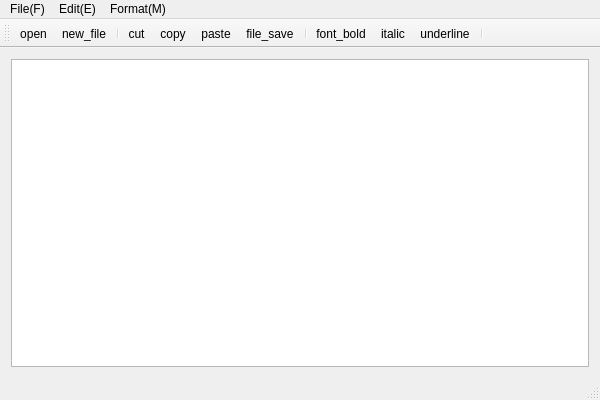
<?xml version="1.0" encoding="UTF-8"?>
<ui version="4.0">
 <class>MainWindow</class>
 <widget class="QMainWindow" name="MainWindow">
  <property name="geometry">
   <rect>
    <x>0</x>
    <y>0</y>
    <width>600</width>
    <height>400</height>
   </rect>
  </property>
  <property name="minimumSize">
   <size>
    <width>600</width>
    <height>400</height>
   </size>
  </property>
  <property name="windowTitle">
   <string>MainWindow</string>
  </property>
  <widget class="QWidget" name="centralWidget">
   <layout class="QHBoxLayout" name="horizontalLayout">
    <item>
     <widget class="QTextEdit" name="textEdit"/>
    </item>
   </layout>
  </widget>
  <widget class="QMenuBar" name="menuBar">
   <property name="geometry">
    <rect>
     <x>0</x>
     <y>0</y>
     <width>600</width>
     <height>17</height>
    </rect>
   </property>
   <widget class="QMenu" name="menuFile_F">
    <property name="title">
     <string>File(F)</string>
    </property>
    <addaction name="actionopen"/>
    <addaction name="actionnew_file"/>
    <addaction name="actionfile_save"/>
    <addaction name="separator"/>
    <addaction name="actionclose"/>
   </widget>
   <widget class="QMenu" name="menuEdit_E">
    <property name="title">
     <string>Edit(E)</string>
    </property>
    <addaction name="actioncut"/>
    <addaction name="actioncopy"/>
    <addaction name="actionpaste"/>
    <addaction name="separator"/>
    <addaction name="actionundo"/>
    <addaction name="actionredo"/>
    <addaction name="separator"/>
    <addaction name="actionselect_all"/>
    <addaction name="actionclear"/>
   </widget>
   <widget class="QMenu" name="menuFormat_M">
    <property name="title">
     <string>Format(M)</string>
    </property>
    <widget class="QMenu" name="menulanguage">
     <property name="title">
      <string>language</string>
     </property>
     <addaction name="actionenglish"/>
     <addaction name="actionchinese"/>
    </widget>
    <addaction name="actionfont_bold"/>
    <addaction name="actionitalic"/>
    <addaction name="actionunderline"/>
    <addaction name="separator"/>
    <addaction name="actiontoggletext"/>
    <addaction name="menulanguage"/>
   </widget>
   <addaction name="menuFile_F"/>
   <addaction name="menuEdit_E"/>
   <addaction name="menuFormat_M"/>
  </widget>
  <widget class="QToolBar" name="mainToolBar">
   <property name="autoFillBackground">
    <bool>false</bool>
   </property>
   <property name="toolButtonStyle">
    <enum>Qt::ToolButtonTextUnderIcon</enum>
   </property>
   <attribute name="toolBarArea">
    <enum>TopToolBarArea</enum>
   </attribute>
   <attribute name="toolBarBreak">
    <bool>false</bool>
   </attribute>
   <addaction name="actionopen"/>
   <addaction name="actionnew_file"/>
   <addaction name="separator"/>
   <addaction name="actioncut"/>
   <addaction name="actioncopy"/>
   <addaction name="actionpaste"/>
   <addaction name="actionfile_save"/>
   <addaction name="separator"/>
   <addaction name="actionfont_bold"/>
   <addaction name="actionitalic"/>
   <addaction name="actionunderline"/>
   <addaction name="separator"/>
  </widget>
  <widget class="QStatusBar" name="statusBar"/>
  <action name="actionopen">
   <property name="icon">
    <iconset resource="res.qrc">
     <normaloff>:/icons/images/122.bmp</normaloff>:/icons/images/122.bmp</iconset>
   </property>
   <property name="text">
    <string>open</string>
   </property>
   <property name="toolTip">
    <string>open files</string>
   </property>
  </action>
  <action name="actioncut">
   <property name="icon">
    <iconset resource="res.qrc">
     <normaloff>:/icons/images/200.bmp</normaloff>:/icons/images/200.bmp</iconset>
   </property>
   <property name="text">
    <string>cut</string>
   </property>
   <property name="toolTip">
    <string>cut</string>
   </property>
  </action>
  <action name="actioncopy">
   <property name="icon">
    <iconset resource="res.qrc">
     <normaloff>:/icons/images/202.bmp</normaloff>:/icons/images/202.bmp</iconset>
   </property>
   <property name="text">
    <string>copy</string>
   </property>
  </action>
  <action name="actionpaste">
   <property name="icon">
    <iconset resource="res.qrc">
     <normaloff>:/icons/images/204.bmp</normaloff>:/icons/images/204.bmp</iconset>
   </property>
   <property name="text">
    <string>paste</string>
   </property>
  </action>
  <action name="actionfont_bold">
   <property name="checkable">
    <bool>true</bool>
   </property>
   <property name="icon">
    <iconset resource="res.qrc">
     <normaloff>:/icons/images/500.bmp</normaloff>:/icons/images/500.bmp</iconset>
   </property>
   <property name="text">
    <string>font_bold</string>
   </property>
  </action>
  <action name="actionitalic">
   <property name="checkable">
    <bool>true</bool>
   </property>
   <property name="icon">
    <iconset resource="res.qrc">
     <normaloff>:/icons/images/502.bmp</normaloff>:/icons/images/502.bmp</iconset>
   </property>
   <property name="text">
    <string>italic</string>
   </property>
  </action>
  <action name="actionunderline">
   <property name="checkable">
    <bool>true</bool>
   </property>
   <property name="icon">
    <iconset resource="res.qrc">
     <normaloff>:/icons/images/504.bmp</normaloff>:/icons/images/504.bmp</iconset>
   </property>
   <property name="text">
    <string>underline</string>
   </property>
  </action>
  <action name="actionclose">
   <property name="icon">
    <iconset resource="res.qrc">
     <normaloff>:/icons/images/132.bmp</normaloff>:/icons/images/132.bmp</iconset>
   </property>
   <property name="text">
    <string>close</string>
   </property>
  </action>
  <action name="actiontoggletext">
   <property name="text">
    <string>toggletext</string>
   </property>
  </action>
  <action name="actionclear">
   <property name="icon">
    <iconset resource="res.qrc">
     <normaloff>:/icons/images/212.bmp</normaloff>:/icons/images/212.bmp</iconset>
   </property>
   <property name="text">
    <string>clear</string>
   </property>
  </action>
  <action name="actionundo">
   <property name="icon">
    <iconset resource="res.qrc">
     <normaloff>:/icons/images/206.bmp</normaloff>:/icons/images/206.bmp</iconset>
   </property>
   <property name="text">
    <string>undo</string>
   </property>
  </action>
  <action name="actionredo">
   <property name="icon">
    <iconset resource="res.qrc">
     <normaloff>:/icons/images/208.bmp</normaloff>:/icons/images/208.bmp</iconset>
   </property>
   <property name="text">
    <string>redo</string>
   </property>
  </action>
  <action name="actionselect_all">
   <property name="text">
    <string>select_all</string>
   </property>
  </action>
  <action name="actionnew_file">
   <property name="icon">
    <iconset resource="res.qrc">
     <normaloff>:/icons/images/100.bmp</normaloff>:/icons/images/100.bmp</iconset>
   </property>
   <property name="text">
    <string>new_file</string>
   </property>
  </action>
  <action name="actionfile_save">
   <property name="icon">
    <iconset resource="res.qrc">
     <normaloff>:/icons/images/104.bmp</normaloff>:/icons/images/104.bmp</iconset>
   </property>
   <property name="text">
    <string>file_save</string>
   </property>
  </action>
  <action name="actionchinese">
   <property name="icon">
    <iconset resource="res.qrc">
     <normaloff>:/icons/images/CN.jpg</normaloff>:/icons/images/CN.jpg</iconset>
   </property>
   <property name="text">
    <string>chinese</string>
   </property>
  </action>
  <action name="actionenglish">
   <property name="icon">
    <iconset resource="res.qrc">
     <normaloff>:/icons/images/timg2.jpg</normaloff>:/icons/images/timg2.jpg</iconset>
   </property>
   <property name="text">
    <string>english</string>
   </property>
  </action>
 </widget>
 <layoutdefault spacing="6" margin="11"/>
 <resources>
  <include location="res.qrc"/>
 </resources>
 <connections>
  <connection>
   <sender>actioncut</sender>
   <signal>triggered()</signal>
   <receiver>textEdit</receiver>
   <slot>cut()</slot>
   <hints>
    <hint type="sourcelabel">
     <x>-1</x>
     <y>-1</y>
    </hint>
    <hint type="destinationlabel">
     <x>197</x>
     <y>166</y>
    </hint>
   </hints>
  </connection>
  <connection>
   <sender>actionpaste</sender>
   <signal>triggered()</signal>
   <receiver>textEdit</receiver>
   <slot>paste()</slot>
   <hints>
    <hint type="sourcelabel">
     <x>-1</x>
     <y>-1</y>
    </hint>
    <hint type="destinationlabel">
     <x>197</x>
     <y>166</y>
    </hint>
   </hints>
  </connection>
  <connection>
   <sender>actioncopy</sender>
   <signal>triggered()</signal>
   <receiver>textEdit</receiver>
   <slot>copy()</slot>
   <hints>
    <hint type="sourcelabel">
     <x>-1</x>
     <y>-1</y>
    </hint>
    <hint type="destinationlabel">
     <x>197</x>
     <y>166</y>
    </hint>
   </hints>
  </connection>
  <connection>
   <sender>actionundo</sender>
   <signal>triggered()</signal>
   <receiver>textEdit</receiver>
   <slot>undo()</slot>
   <hints>
    <hint type="sourcelabel">
     <x>-1</x>
     <y>-1</y>
    </hint>
    <hint type="destinationlabel">
     <x>197</x>
     <y>166</y>
    </hint>
   </hints>
  </connection>
  <connection>
   <sender>actionredo</sender>
   <signal>triggered()</signal>
   <receiver>textEdit</receiver>
   <slot>redo()</slot>
   <hints>
    <hint type="sourcelabel">
     <x>-1</x>
     <y>-1</y>
    </hint>
    <hint type="destinationlabel">
     <x>197</x>
     <y>166</y>
    </hint>
   </hints>
  </connection>
  <connection>
   <sender>actionclear</sender>
   <signal>triggered()</signal>
   <receiver>textEdit</receiver>
   <slot>clear()</slot>
   <hints>
    <hint type="sourcelabel">
     <x>-1</x>
     <y>-1</y>
    </hint>
    <hint type="destinationlabel">
     <x>197</x>
     <y>166</y>
    </hint>
   </hints>
  </connection>
  <connection>
   <sender>actionclose</sender>
   <signal>triggered()</signal>
   <receiver>MainWindow</receiver>
   <slot>close()</slot>
   <hints>
    <hint type="sourcelabel">
     <x>-1</x>
     <y>-1</y>
    </hint>
    <hint type="destinationlabel">
     <x>199</x>
     <y>149</y>
    </hint>
   </hints>
  </connection>
  <connection>
   <sender>actionselect_all</sender>
   <signal>triggered()</signal>
   <receiver>textEdit</receiver>
   <slot>selectAll()</slot>
   <hints>
    <hint type="sourcelabel">
     <x>-1</x>
     <y>-1</y>
    </hint>
    <hint type="destinationlabel">
     <x>197</x>
     <y>166</y>
    </hint>
   </hints>
  </connection>
  <connection>
   <sender>textEdit</sender>
   <signal>undoAvailable(bool)</signal>
   <receiver>actionundo</receiver>
   <slot>setEnabled(bool)</slot>
   <hints>
    <hint type="sourcelabel">
     <x>212</x>
     <y>170</y>
    </hint>
    <hint type="destinationlabel">
     <x>-1</x>
     <y>-1</y>
    </hint>
   </hints>
  </connection>
  <connection>
   <sender>textEdit</sender>
   <signal>redoAvailable(bool)</signal>
   <receiver>actionredo</receiver>
   <slot>setEnabled(bool)</slot>
   <hints>
    <hint type="sourcelabel">
     <x>212</x>
     <y>170</y>
    </hint>
    <hint type="destinationlabel">
     <x>-1</x>
     <y>-1</y>
    </hint>
   </hints>
  </connection>
 </connections>
</ui>
